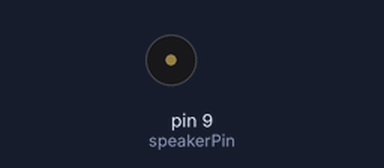
This sketch was run on a simulated Arduino Uno, built with avr-gcc and run on an emulated ATmega328P. Shown: buzzer (waves = sounding). What the sketch prints to the serial monitor is not drawn.

Above: at 4.9 s.
Timing chart, 0 to 40.0 s (numbered marks = the images above):
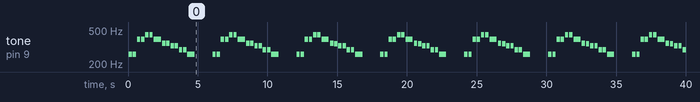

Measured:
- by itself, tone on pin 9 (speakerPin): plays 261 Hz for 0.24 s, 261 Hz for 0.24 s, 390 Hz for 0.24 s, 390 Hz for 0.24 s, 438 Hz for 0.24 s, 438 Hz for 0.24 s … (96 notes in this stretch)

The sketch:

Music.ino
```cpp
#include "notes.h"
#include "song.h"

int bpm = 200;
float separation = (float)1/4;
int delayTime;
int tempo;
int length;

int speakerPin = 9;

void playNote(int note, int duration) {
  int tone = tones[note];
  long endTime = millis() + duration;
  Serial.println(millis());
  Serial.println(endTime);
  if(tone < 16383){
    while (millis() < endTime) {
      digitalWrite(speakerPin, HIGH);
      delayMicroseconds(tone);
      digitalWrite(speakerPin, LOW);
      delayMicroseconds(tone);
    }
  }else{
    while (millis() < endTime) {
      digitalWrite(speakerPin, HIGH);
      delayMicroseconds(tone/2);
      delayMicroseconds(tone/2);
      digitalWrite(speakerPin, LOW);
      delayMicroseconds(tone/2);
      delayMicroseconds(tone/2);
    }
  }
}

void setup() {
  Serial.begin(9600);
  pinMode(speakerPin, OUTPUT);
  length = sizeof(beats) / sizeof(float);
  tempo = 1000L * 60L / bpm;
  delayTime = tempo * separation;
}

void loop() {
  for (int i = 0; i < length; i++) {
    if (notes[i] == 0) {
      delay(beats[i] * (float)tempo - delayTime); // rest
    } else {
      playNote(notes[i] - 1, beats[i] * (float)tempo - delayTime);
    }
    delay(delayTime); // pause between notes
  }
}
```

notes.h
```cpp
#define _REST 0

#define _A0  1
#define _AS0 2
#define _BF0 2
#define _B0  3

#define _C1  4
#define _CS1 5
#define _DF1 5
#define _D1  6
#define _DS1 7
#define _EF1 7
#define _E1  8
#define _F1  9
#define _FS1 10
#define _GF1 10
#define _G1  11
#define _GS1 12
#define _AF1 12
#define _A1  13
#define _AS1 14
#define _BF1 14
#define _B1  15

#define _C2  16
#define _CS2 17
#define _DF2 17
#define _D2  18
#define _DS2 19
#define _EF2 19
#define _E2  20
#define _F2  21
#define _FS2 22
#define _GF2 22
#define _G2  23
#define _GS2 24
#define _AF2 24
#define _A2  25
#define _AS2 26
#define _BF2 26
#define _B2  27

#define _C3  28
#define _CS3 29
#define _DF3 29
#define _D3  30
#define _DS3 31
#define _EF3 31
#define _E3  32
#define _F3  33
#define _FS3 34
#define _GF3 34
#define _G3  35
#define _GS3 36
#define _AF3 36
#define _A3  37
#define _AS3 38
#define _BF3 38
#define _B3  39

#define _C4  40
#define _CS4 41
#define _DF4 41
#define _D4  42
#define _DS4 43
#define _EF4 43
#define _E4  44
#define _F4  45
#define _FS4 46
#define _GF4 46
#define _G4  47
#define _GS4 48
#define _AF4 48
#define _A4  49
#define _AS4 50
#define _BF4 50
#define _B4  51

#define _C5  52
#define _CS5 53
#define _DF5 53
#define _D5  54
#define _DS5 55
#define _EF5 55
#define _E5  56
#define _F5  57
#define _FS5 58
#define _GF5 58
#define _G5  59
#define _GS5 60
#define _AF5 60
#define _A5  61
#define _AS5 62
#define _BF5 62
#define _B5  63

#define _C6  64
#define _CS6 65
#define _DF6 65
#define _D6  66
#define _DS6 67
#define _EF6 67
#define _E6  68
#define _F6  69
#define _FS6 70
#define _GF6 70
#define _G6  71
#define _GS6 72
#define _AF6 72
#define _A6  73
#define _AS6 74
#define _BF6 74
#define _B6  75

#define _C7  76
#define _CS7 77
#define _DF7 77
#define _D7  78
#define _DS7 79
#define _EF7 79
#define _E7  80
#define _F7  81
#define _FS7 82
#define _GF7 82
#define _G7  83
#define _GS7 84
#define _AF7 84
#define _A7  85
#define _AS7 86
#define _BF7 86
#define _B7  87

#define _C8  88

int tones[] = {18182, 17161, 16198,  //X0
  15289, 14431, 13621, 12856, 12135, 11454, 10811, 10204, 9631, 9091, 8581, 8099, //X1
  7645, 7215, 6810, 6428, 6067, 5727, 5405, 5102, 4816, 4545, 4290, 4050, //X2
  3822, 3608, 3405, 3214, 3034, 2863, 2703, 2551, 2408, 2273, 2145, 2025, //X3
  1911, 1804, 1703, 1607, 1517, 1432, 1351, 1276, 1204, 1136, 1073, 1012, //X4
  956, 902, 851, 804, 758, 716, 676, 638, 602, 568, 536, 506, //X5
  478, 451, 426, 402, 379, 358, 338, 319, 301, 284, 268, 253, //X6
  239, 225, 213, 201, 190, 179, 169, 159, 150, 142, 134, 127, //X7
  119}; //X8
```

song.h
```cpp
// Ode to joy
int notes[] = {_C4, _C4, _G4, _G4, _A4, _A4, _G4, _F4, _F4, _E4, _E4, _D4, _D4, _C4, _REST};
float beats[] = {1, 1, 1, 1, 1, 1, 2, 1, 1, 1, 1, 1, 1, 2, 4};
```
